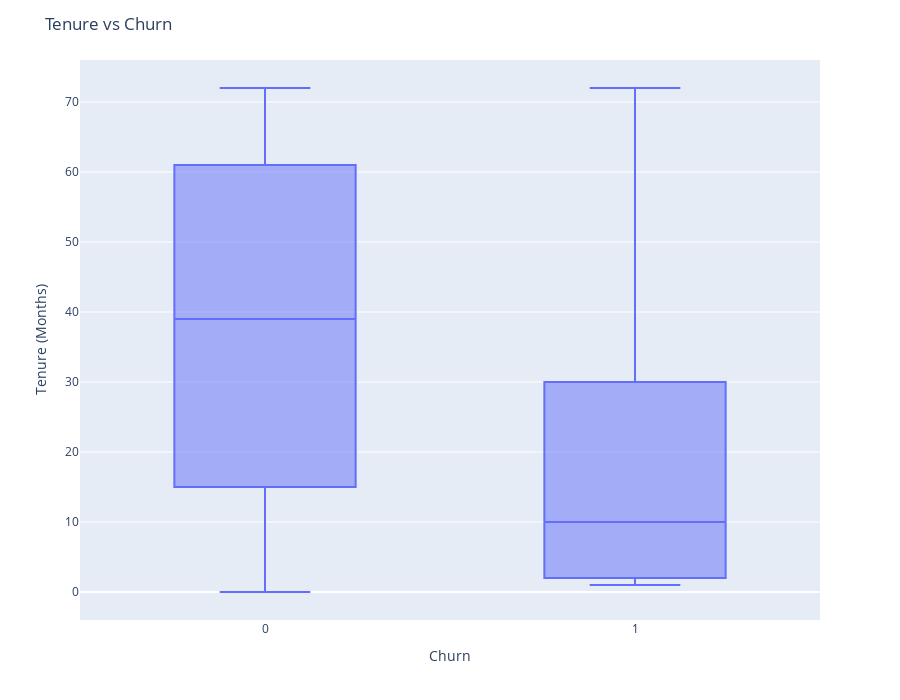

The notebook cell this image was saved under:
### Code cell
fig = px.box(telco_df, x='Churn Value', y = 'Tenure Months')

fig.update_yaxes(title_text='Tenure (Months)', row=1, col=1)
fig.update_xaxes(title_text='Churn', row=1, col=1)

fig.update_layout(autosize=True, width=900, height=700,
    title_font=dict(size=25, family='Courier'),
    title='Tenure vs Churn',)

fig.show()

### Figure 1 — Plotly figure (JSON) as saved in the notebook; plotly's stock layout.template omitted (floating-point values rounded to 4 significant figures; data arrays with more than 128 entries replaced by an {"elided": "..."} marker saying what was removed)
{"data": [{"alignmentgroup": "True", "hovertemplate": "Churn Value=%{x}<br>Tenure Months=%{y}<extra></extra>", "legendgroup": "", "marker": {"color": "#636efa"}, "name": "", "notched": false, "offsetgroup": "", "orientation": "v", "showlegend": false, "type": "box", "x": {"elided": "4718 int values"}, "x0": " ", "xaxis": "x", "y": {"elided": "4718 int values"}, "y0": " ", "yaxis": "y"}], "layout": {"autosize": true, "boxmode": "group", "height": 700, "legend": {"tracegroupgap": 0}, "margin": {"t": 60}, "title": {"text": "Tenure vs Churn"}, "width": 900, "xaxis": {"anchor": "y", "domain": [0, 1], "title": {"text": "Churn"}}, "yaxis": {"anchor": "x", "domain": [0, 1], "title": {"text": "Tenure (Months)"}}}}
